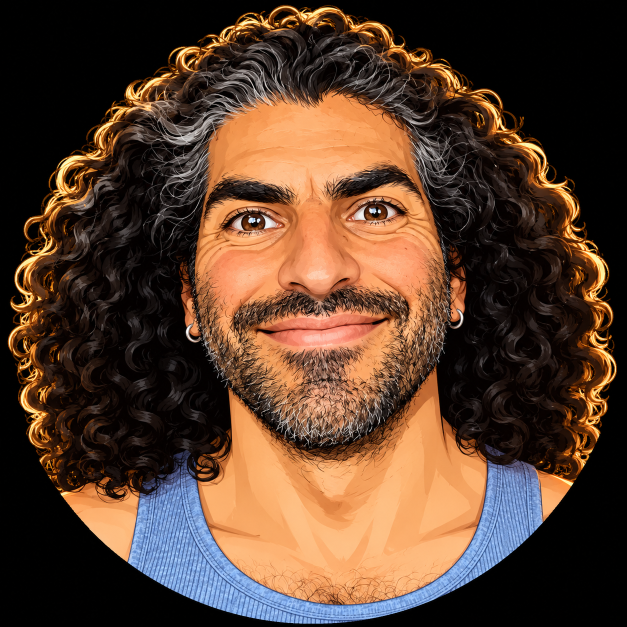
#> input picture art/source/master.png, 1254 x 1254 px (shown at 1/2 size)
$ python build_assets.py
#> lines starting #> are read from the running program, lines starting #| are printed output that depends on the picture; after the words box and inside, x2 and y2 are one past the last pixel; in counts of white or black regions, pixels touching at a corner belong together
#!/usr/bin/env python3
"""Converts art/source/*.png into firmware image data for Mershy.

Outputs (both committed, so a firmware build doesn't need Python/Pillow):
  src/assets/mershy.bin  -- all pixel data, embedded into flash
  src/mershy_assets.h    -- table of parts: name, offset, position, size

The base is master.png scaled to the 466x466 panel as plain RGB565. Every
other PNG is a variant of the master with one feature changed; the script
cuts that feature's region (by filename prefix, see REGIONS) and stores it
as RGB565A8 with feathered edges, so it blends seamlessly over the base.

Run after adding or changing art:
    art/.venv/bin/python art/build_assets.py
(one-time setup: python3 -m venv art/.venv && art/.venv/bin/pip install pillow numpy)
"""
import glob
import os
import sys

import numpy as np
from PIL import Image

SIZE = 466
FEATHER = 5  # px of soft edge on each part

# Screen-space rectangles (x0, y0, x1, y1) per feature, measured by diffing
# the variants against master.png and padding by a few px. They depend on
# the master's framing: if master.png is replaced, re-measure them.
REGIONS = {
    "brows": (136, 84, 332, 148),
    "eyes": (146, 140, 320, 190),
    "mouth": (136, 186, 370, 390),
}

# Drawing order on screen is brows -> eyes -> mouth (bottom to top), set in
# buddy_ui.cpp. Eyes sit above brows because the brow region's lower edge
# overlaps the upper eyelid; the other way round, open-eye lashes from a brow
# variant show through a closed-eye blink.

HERE = os.path.dirname(os.path.abspath(__file__))
SRC_DIR = os.path.join(HERE, "source")
PROJECT = os.path.dirname(HERE)
BIN_PATH = os.path.join(PROJECT, "src", "assets", "mershy.bin")
HEADER_PATH = os.path.join(PROJECT, "src", "mershy_assets.h")


def load(path):
    img = Image.open(path).convert("RGB")
    if img.size != (SIZE, SIZE):
        img = img.resize((SIZE, SIZE), Image.LANCZOS)
    return np.asarray(img).astype(np.float32)


def to_rgb565(rgb):
    """float RGB array -> little-endian RGB565 bytes (LVGL's native layout)."""
    rgb = np.clip(rgb + 0.5, 0, 255).astype(np.uint16)
    r, g, b = rgb[..., 0] >> 3, rgb[..., 1] >> 2, rgb[..., 2] >> 3
    return ((r << 11) | (g << 5) | b).astype("<u2").tobytes()


def prepare_base(rgb):
    """Pure black outside the round panel and in near-black areas, so those
    AMOLED pixels are fully off instead of faintly glowing."""
    yy, xx = np.mgrid[0:SIZE, 0:SIZE]
    r = SIZE / 2.0
    outside = (xx + 0.5 - r) ** 2 + (yy + 0.5 - r) ** 2 > r * r
    near_black = rgb.max(axis=2) < 10
    out = rgb.copy()
    out[outside | near_black] = 0
    return out


def feather_mask(w, h):
    """255 inside, smooth ramp to 0 over FEATHER px at every edge."""
    def ramp(n):
        t = np.minimum(np.arange(n) + 0.5, n - np.arange(n) - 0.5) / FEATHER
        t = np.clip(t, 0, 1)
        return t * t * (3 - 2 * t)  # smoothstep
    return (np.outer(ramp(h), ramp(w)) * 255 + 0.5).astype(np.uint8)


def main():
    master_path = os.path.join(SRC_DIR, "master.png")
    if not os.path.isfile(master_path):
        sys.exit("art/source/master.png is missing")
    master = load(master_path)
#> in load, img is the input picture: PIL image 1254x1254 RGB; mean R, G, B 88.5, 62.1, 45.2

    blob = bytearray()
    entries = []

    def add(name, data, x, y, w, h, has_alpha):
        while len(blob) % 4:  # keep every image 4-byte aligned for LVGL
            blob.append(0)
        entries.append((name, len(blob), x, y, w, h, has_alpha))
        blob.extend(data)

    base = prepare_base(master)
#> in prepare_base, `near_black = rgb.max(axis=2) < 10`:
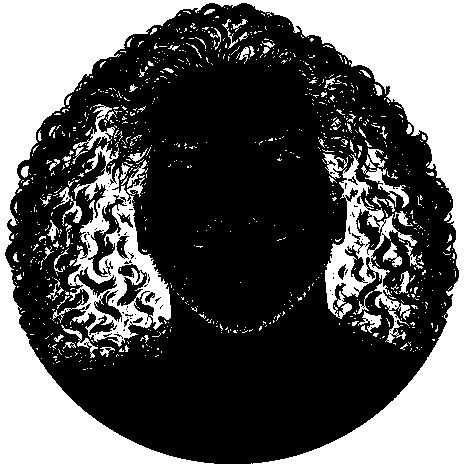
#> near_black: shape (466, 466) bool; 36.6% white; 933 white regions (849 under 20 px), largest, box (x1, y1, x2, y2) and area: (0, 0, 466, 466) 59623, (52, 143, 171, 347) 7048, (325, 154, 417, 343) 4224
#> in prepare_base, `out[outside | near_black] = 0`: out: shape (466, 466, 3) float32; mean of channels 0, 1, 2 88.1, 62, 45.1
    add("base", to_rgb565(base), 0, 0, SIZE, SIZE, 0)

    variants = sorted(
        p for p in glob.glob(os.path.join(SRC_DIR, "*.png"))
        if os.path.basename(p) != "master.png"
    )
    for path in variants:
        name = os.path.splitext(os.path.basename(path))[0]
        feature = name.split("_", 1)[0]
        if feature not in REGIONS:
            print(f"skip {name}: unknown feature prefix '{feature}'")
            continue
        x0, y0, x1, y1 = REGIONS[feature]
        w, h = x1 - x0, y1 - y0
        img = load(path)
#> call 2 of load, with path = 'art/source/brows_one_up.png'
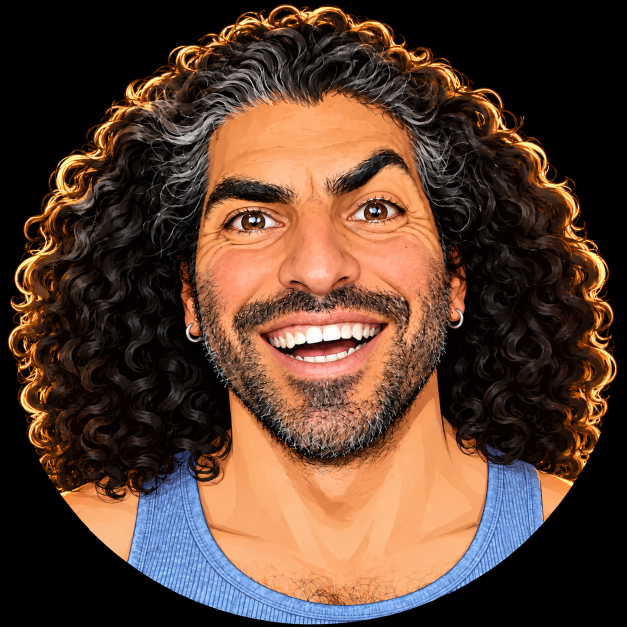
#> input picture art/source/brows_one_up.png, 1254 x 1254 px (shown at 1/2 size)
#> in load, img is the input picture: PIL image 1254x1254 RGB; mean R, G, B 88.9, 62.1, 47.3

        drift = np.abs(img - master)
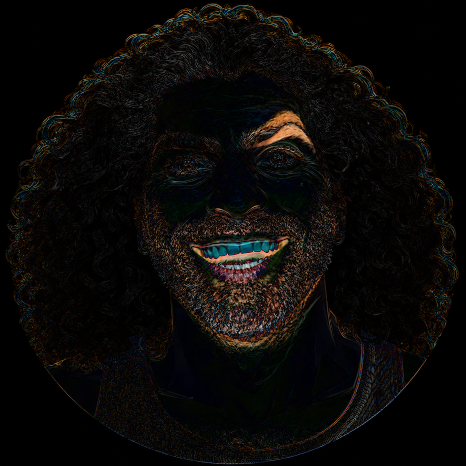
#> drift: shape (466, 466, 3) float32; mean of channels 0, 1, 2 10.9, 9.3, 7.9; drawn as R, G, B
        # Border pixels should match the master closely; a big difference
        # means the generator moved something and the seams will show.
        border = np.concatenate([
            drift[y0, x0:x1].ravel(), drift[y1 - 1, x0:x1].ravel(),
            drift[y0:y1, x0].ravel(), drift[y0:y1, x1 - 1].ravel(),
        ]).mean()
#> border = 10.62
        crop = prepare_base(img)[y0:y1, x0:x1]
#> in prepare_base (call 2), `near_black = rgb.max(axis=2) < 10`: near_black: shape (466, 466) bool; 35.5% white; 980 white regions (894 under 20 px), largest, box (x1, y1, x2, y2) and area: (0, 0, 466, 466) 59141, (66, 160, 172, 343) 5724, (325, 158, 388, 316) 2884
#> in prepare_base (call 2), `out[outside | near_black] = 0`: out: shape (466, 466, 3) float32; mean of channels 0, 1, 2 88.5, 62, 47.3
        add(name, to_rgb565(crop) + feather_mask(w, h).tobytes(), x0, y0, w, h, 1)
#> in to_rgb565 (call 2), `r, g, b = rgb[..., 0] >> 3, rgb[..., 1] >> 2, rgb[..., 2] >> 3`:
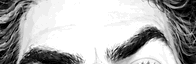
#> r: shape (64, 196) uint16; min 0, max 31, mean 21.7; drawn with min black and max white
#> in to_rgb565 (call 2), `r, g, b = rgb[..., 0] >> 3, rgb[..., 1] >> 2, rgb[..., 2] >> 3`:
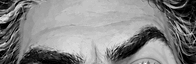
#> g: shape (64, 196) uint16; min 0, max 56, mean 29.6; drawn with min black and max white
#> in to_rgb565 (call 2), `r, g, b = rgb[..., 0] >> 3, rgb[..., 1] >> 2, rgb[..., 2] >> 3`:
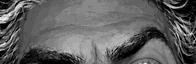
#> b: shape (64, 196) uint16; min 0, max 26, mean 9.8; drawn with min black and max white
#> in ramp, `t = np.minimum(np.arange(n) + 0.5, n - np.arange(n) - 0.5) / FEATHER`: t = 64 values, max 6.3 at index 31, min 0.1 at index 0, mean 3.2
#> in ramp, `t = np.clip(t, 0, 1)`: t = 64 values, max 1 at index 5, min 0.1 at index 0, mean 0.922
#> in feather_mask, `return (np.outer(ramp(h), ramp(w)) * 255 + 0.5).astype(np.uint8)`:
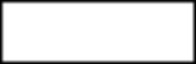
#> returned value: shape (64, 196); min 0, max 255, mean 229.1
        warn = "  <-- high edge drift, seams may show" if border > 25 else ""
#> warn = ''
        print(f"{name:20s} {feature:6s} {w}x{h} at ({x0},{y0})  edge drift {border:4.1f}{warn}")
#| brows_one_up         brows  196x64 at (136,84)  edge drift 10.6
#> pass 2 of the loop in main, `for path in variants:`:
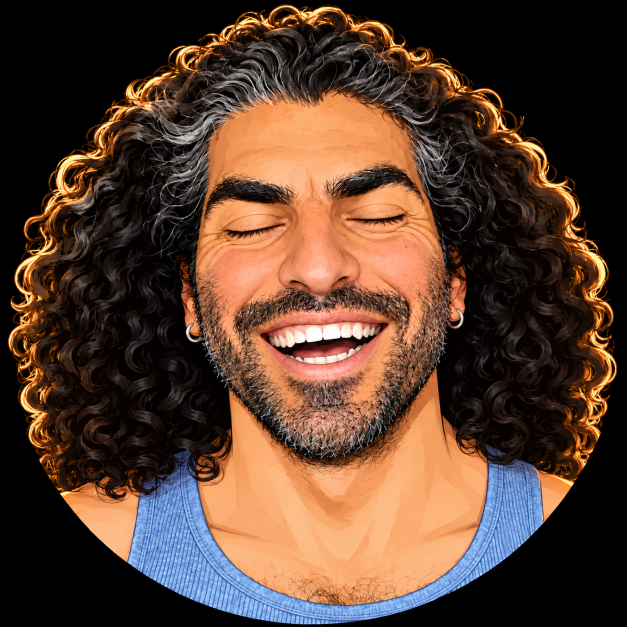
#> input picture art/source/eyes_closed.png, 1254 x 1254 px (shown at 1/2 size)
#> in load, img is the input picture: PIL image 1254x1254 RGB; mean R, G, B 89.1, 62.4, 47.2
#> img: PIL image 466x466 RGB
#> border = 7.48
#> in prepare_base (call 3), `near_black = rgb.max(axis=2) < 10`:
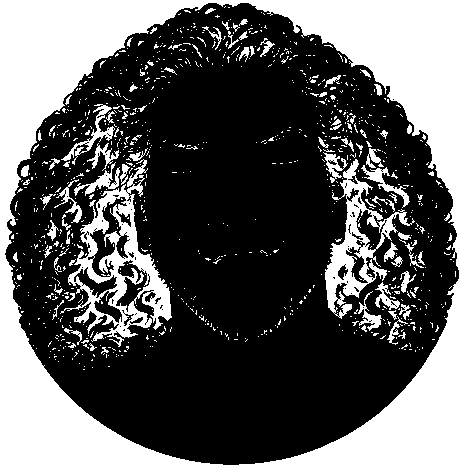
#> near_black: shape (466, 466) bool; 36% white; 977 white regions (890 under 20 px), largest, box (x1, y1, x2, y2) and area: (0, 0, 466, 466) 59170, (60, 159, 172, 347) 5979, (325, 159, 415, 319) 3660
#> out: shape (466, 466, 3) float32; mean of channels 0, 1, 2 88.6, 62.3, 47.2
#> crop: shape (50, 174, 3) float32
#> rgb: shape (50, 174, 3) uint16
#> r: shape (50, 174) uint16
#> g: shape (50, 174) uint16
#> b: shape (50, 174) uint16
#> in feather_mask (call 2), `return (np.outer(ramp(h), ramp(w)) * 255 + 0.5).astype(np.uint8)`:
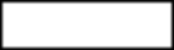
#> returned value: shape (50, 174); min 0, max 255, mean 222.9
#| eyes_closed          eyes   174x50 at (146,140)  edge drift  7.5

    os.makedirs(os.path.dirname(BIN_PATH), exist_ok=True)
    with open(BIN_PATH, "wb") as f:
        f.write(blob)

    lines = [
        "// Generated by art/build_assets.py -- do not edit.",
        "#pragma once",
        "",
        "#include <stdint.h>",
        "",
        "typedef struct {",
        "    const char *name;",
        "    uint32_t offset;       // into mershy.bin",
        "    uint16_t x, y, w, h;   // screen position and size",
        "    uint8_t has_alpha;     // 1 = RGB565A8, 0 = RGB565",
        "} mershy_part_t;",
        "",
        f"#define MERSHY_PART_COUNT {len(entries)}",
        "",
        "static const mershy_part_t kMershyParts[MERSHY_PART_COUNT] = {",
    ]
    for name, off, x, y, w, h, a in entries:
        lines.append(f'    {{"{name}", {off}u, {x}, {y}, {w}, {h}, {a}}},')
#> this loop made 3 passes
#> (name, off, x, y, w, h, a) on passes 1 to 3: ('base', 0, 0, 0, 466, 466, 0), ('brows_one_up', 434312, 136, 84, 196, 64, 1), ('eyes_closed', 471944, 146, 140, 174, 50, 1)
#> after the loop, lines = 18 items
    lines += ["};", ""]
    with open(HEADER_PATH, "w") as f:
        f.write("\n".join(lines))

    print(f"\n{len(entries)} images, {len(blob) / 1024:.0f} KB -> {os.path.relpath(BIN_PATH, PROJECT)}")
#| 3 images, 486 KB -> src/assets/mershy.bin


if __name__ == "__main__":
    main()
